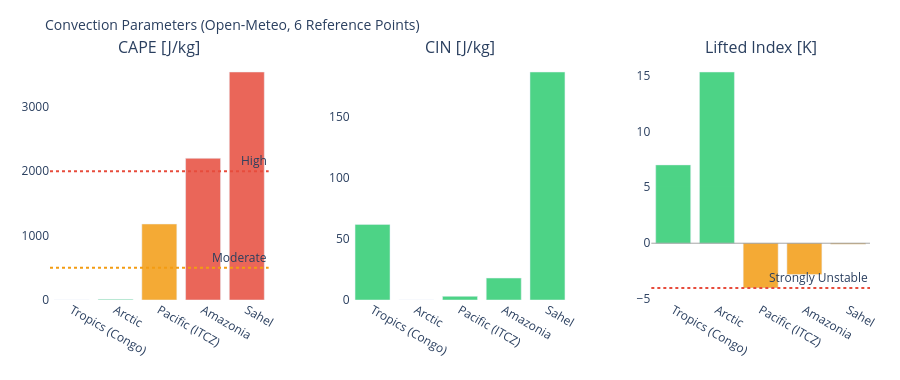

Notebook code cell kept with this figure:
### Markdown cell above
---
## 3. Visualizations

### Code cell
# ============================================================
# CAPE / CIN / LIFTED INDEX – Convection potential
# ============================================================

if not df_atm.empty:
    fig = make_subplots(
        rows=1, cols=3,
        subplot_titles=['CAPE [J/kg]', 'CIN [J/kg]', 'Lifted Index [K]'],
        horizontal_spacing=0.1
    )
    pts = df_atm['point'].tolist()
    pt_colors = ['#E85D24','#185FA5','#888780','#378ADD','#639922','#F2A623']

    # CAPE – höher = mehr Gewitterpotential
    cape_vals = df_atm['cape'].fillna(0).tolist()
    cape_colors = ['#e74c3c' if v > 2000 else '#f39c12' if v > 500 else '#2ecc71'
                   for v in cape_vals]
    fig.add_trace(go.Bar(x=pts, y=cape_vals, marker_color=cape_colors,
                         opacity=0.85, showlegend=False), row=1, col=1)
    fig.add_hline(y=2000, line_dash='dot', line_color='#e74c3c',
                  annotation_text='High', row=1, col=1)
    fig.add_hline(y=500,  line_dash='dot', line_color='#f39c12',
                  annotation_text='Moderate', row=1, col=1)

    # CIN – negativer = stärker gedeckelt (weniger Auslöse)
    cin_vals = df_atm['cin'].fillna(0).tolist()
    cin_colors = ['#e74c3c' if v < -200 else '#f39c12' if v < -50 else '#2ecc71'
                  for v in cin_vals]
    fig.add_trace(go.Bar(x=pts, y=cin_vals, marker_color=cin_colors,
                         opacity=0.85, showlegend=False), row=1, col=2)

    # Lifted Index – negativ = instabil
    li_vals = df_atm['li'].fillna(0).tolist()
    li_colors = ['#e74c3c' if v < -4 else '#f39c12' if v < 0 else '#2ecc71'
                 for v in li_vals]
    fig.add_trace(go.Bar(x=pts, y=li_vals, marker_color=li_colors,
                         opacity=0.85, showlegend=False), row=1, col=3)
    fig.add_hline(y=0, line_color='gray', line_width=0.7, row=1, col=3)
    fig.add_hline(y=-4, line_dash='dot', line_color='#e74c3c',
                  annotation_text='Strongly Unstable', row=1, col=3)

    fig.update_layout(
        title=dict(text='Convection Parameters (Open-Meteo, 6 Reference Points)', font=dict(size=14)),
        height=380, plot_bgcolor='rgba(0,0,0,0)', paper_bgcolor='rgba(0,0,0,0)',
        margin=dict(l=50, r=30, t=60, b=80)
    )
    fig.update_xaxes(tickangle=30)
    fig.show()

### Figure 1 — Plotly figure (JSON) as saved in the notebook; plotly's stock layout.template omitted (floating-point values rounded to 4 significant figures)
{"data": [{"marker": {"color": ["#2ecc71", "#2ecc71", "#f39c12", "#e74c3c", "#e74c3c"]}, "opacity": 0.85, "showlegend": false, "type": "bar", "x": ["Tropics (Congo)", "Arctic", "Pacific (ITCZ)", "Amazonia", "Sahel"], "xaxis": "x", "y": [0.0, 10.0, 1180.0, 2200.0, 3540.0], "yaxis": "y"}, {"marker": {"color": ["#2ecc71", "#2ecc71", "#2ecc71", "#2ecc71", "#2ecc71"]}, "opacity": 0.85, "showlegend": false, "type": "bar", "x": ["Tropics (Congo)", "Arctic", "Pacific (ITCZ)", "Amazonia", "Sahel"], "xaxis": "x2", "y": [62.0, 0.0, 3.0, 18.0, 187.0], "yaxis": "y2"}, {"marker": {"color": ["#2ecc71", "#2ecc71", "#f39c12", "#f39c12", "#f39c12"]}, "opacity": 0.85, "showlegend": false, "type": "bar", "x": ["Tropics (Congo)", "Arctic", "Pacific (ITCZ)", "Amazonia", "Sahel"], "xaxis": "x3", "y": [7.0, 15.3, -4.0, -2.8, -0.1], "yaxis": "y3"}], "layout": {"annotations": [{"font": {"size": 16}, "showarrow": false, "text": "CAPE [J/kg]", "x": 0.1333, "xanchor": "center", "xref": "paper", "y": 1.0, "yanchor": "bottom", "yref": "paper"}, {"font": {"size": 16}, "showarrow": false, "text": "CIN [J/kg]", "x": 0.5, "xanchor": "center", "xref": "paper", "y": 1.0, "yanchor": "bottom", "yref": "paper"}, {"font": {"size": 16}, "showarrow": false, "text": "Lifted Index [K]", "x": 0.8667, "xanchor": "center", "xref": "paper", "y": 1.0, "yanchor": "bottom", "yref": "paper"}, {"showarrow": false, "text": "High", "x": 1, "xanchor": "right", "xref": "x domain", "y": 2000, "yanchor": "bottom", "yref": "y"}, {"showarrow": false, "text": "Moderate", "x": 1, "xanchor": "right", "xref": "x domain", "y": 500, "yanchor": "bottom", "yref": "y"}, {"showarrow": false, "text": "Strongly Unstable", "x": 1, "xanchor": "right", "xref": "x3 domain", "y": -4, "yanchor": "bottom", "yref": "y3"}], "height": 380, "margin": {"b": 80, "l": 50, "r": 30, "t": 60}, "paper_bgcolor": "rgba(0,0,0,0)", "plot_bgcolor": "rgba(0,0,0,0)", "shapes": [{"line": {"color": "#e74c3c", "dash": "dot"}, "type": "line", "x0": 0, "x1": 1, "xref": "x domain", "y0": 2000, "y1": 2000, "yref": "y"}, {"line": {"color": "#f39c12", "dash": "dot"}, "type": "line", "x0": 0, "x1": 1, "xref": "x domain", "y0": 500, "y1": 500, "yref": "y"}, {"line": {"color": "gray", "width": 0.7}, "type": "line", "x0": 0, "x1": 1, "xref": "x3 domain", "y0": 0, "y1": 0, "yref": "y3"}, {"line": {"color": "#e74c3c", "dash": "dot"}, "type": "line", "x0": 0, "x1": 1, "xref": "x3 domain", "y0": -4, "y1": -4, "yref": "y3"}], "title": {"font": {"size": 14}, "text": "Convection Parameters (Open-Meteo, 6 Reference Points)"}, "xaxis": {"anchor": "y", "domain": [0.0, 0.2667], "tickangle": 30}, "xaxis2": {"anchor": "y2", "domain": [0.3667, 0.6333], "tickangle": 30}, "xaxis3": {"anchor": "y3", "domain": [0.7333, 1.0], "tickangle": 30}, "yaxis": {"anchor": "x", "domain": [0.0, 1.0]}, "yaxis2": {"anchor": "x2", "domain": [0.0, 1.0]}, "yaxis3": {"anchor": "x3", "domain": [0.0, 1.0]}}}
